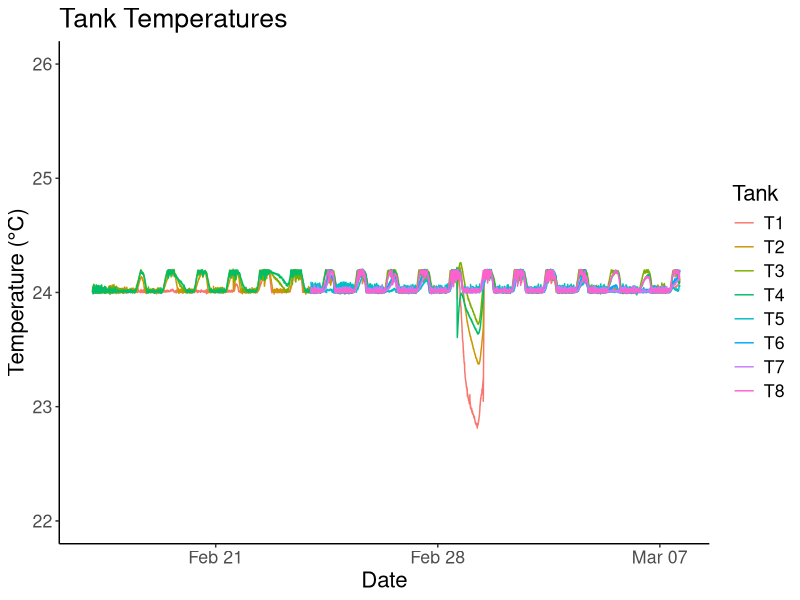
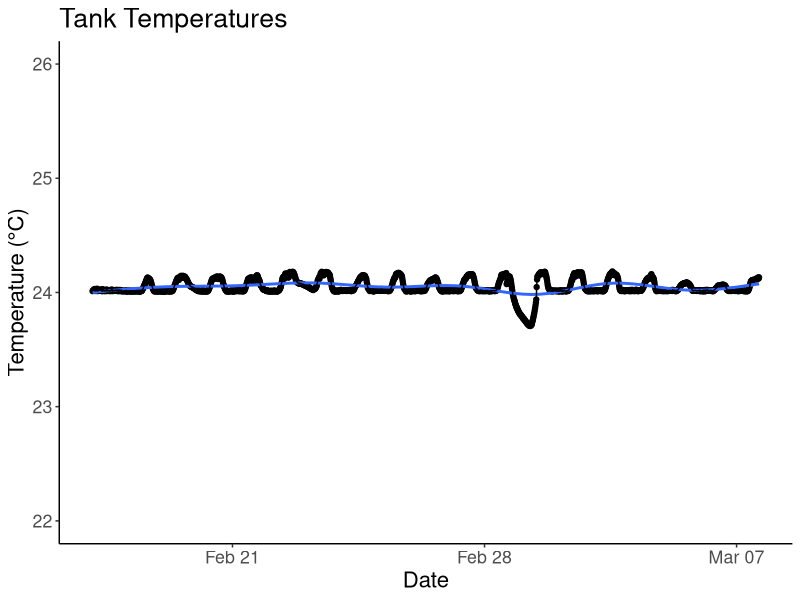
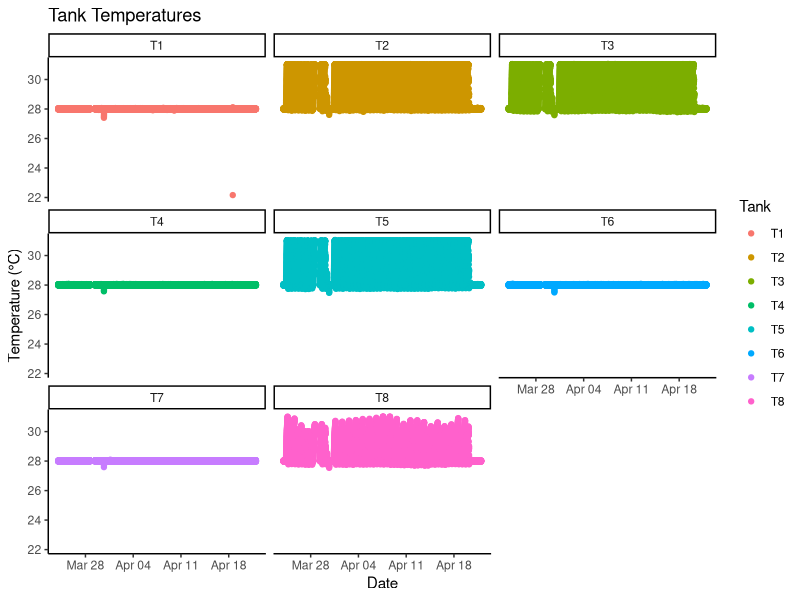
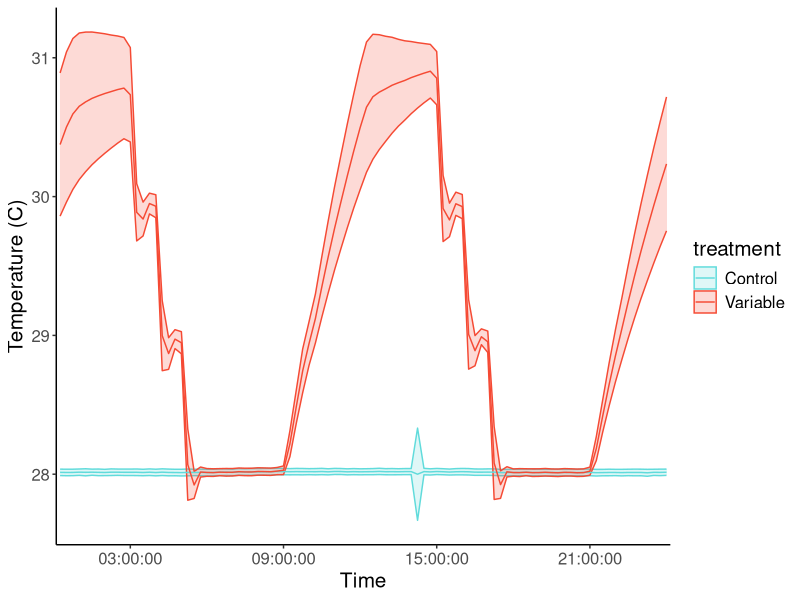
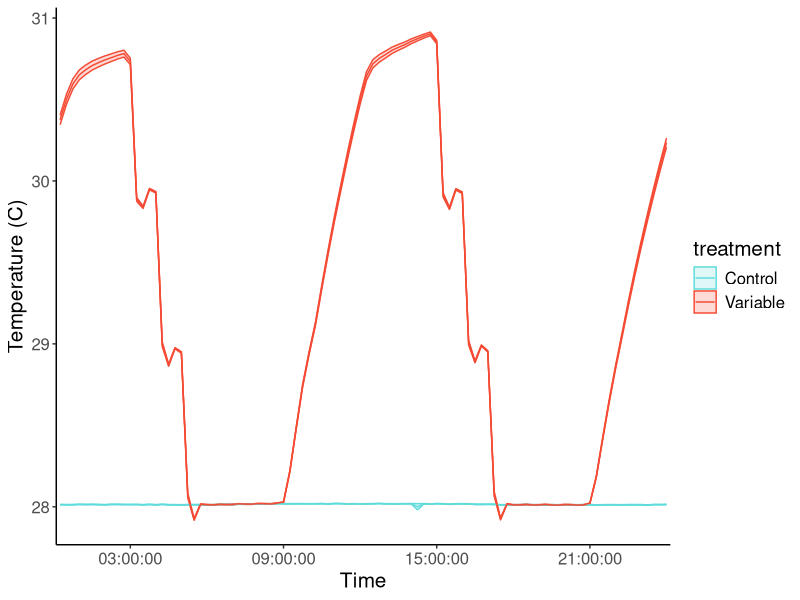
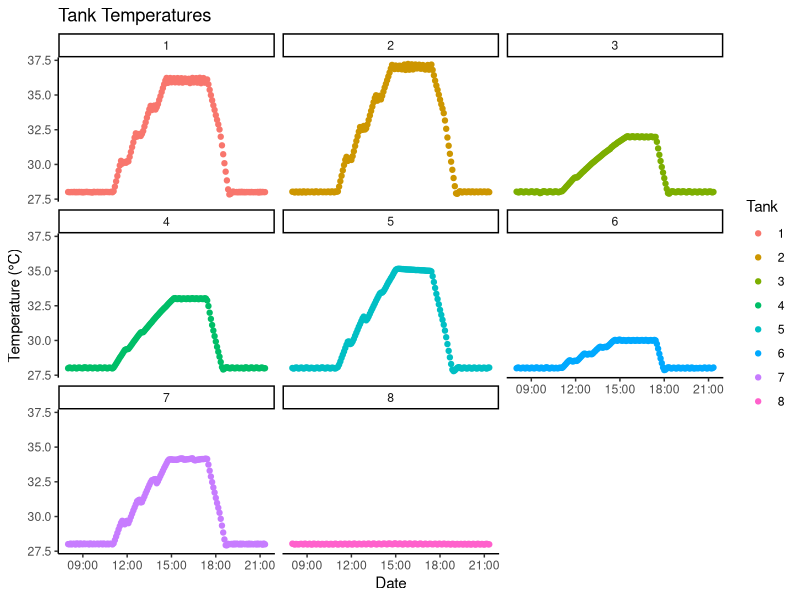
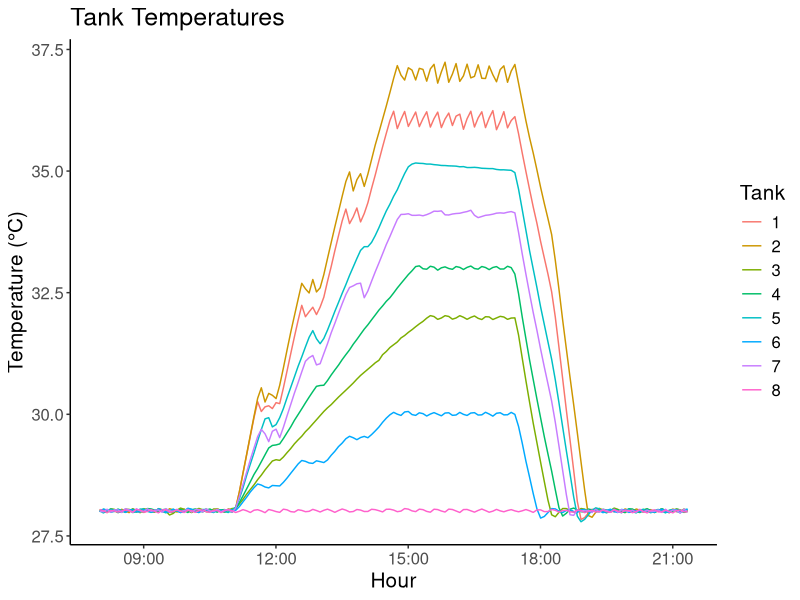
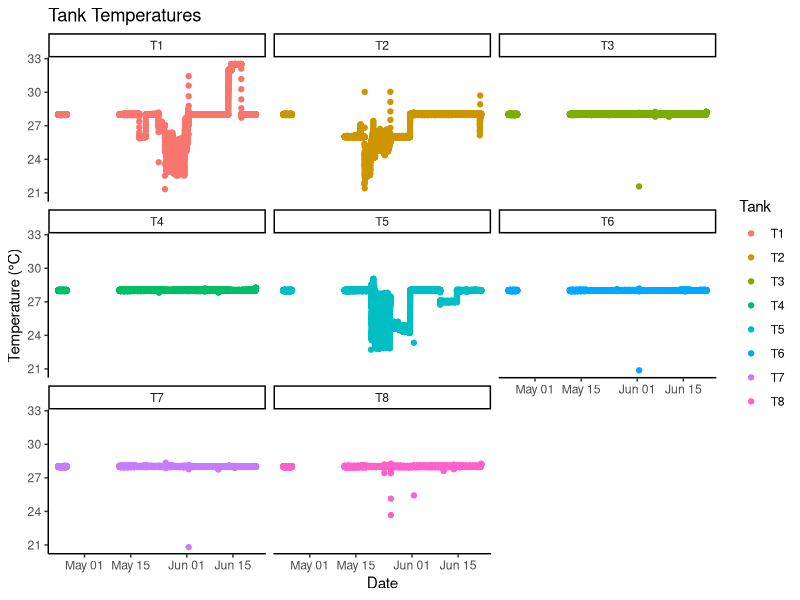

Write the R code that produced these figures, in order.
## ---- chunk 1
library(tidyverse)
library(plotrix) #for standard error function

feb4<- readxl::read_xlsx("Data from LabVIEW/20220204_TemperatureData edited.xlsx", col_types = c("date", "numeric", "numeric", 
        "numeric", "numeric", "numeric", 
        "numeric", "numeric", "numeric", 
        "numeric", "numeric", "numeric", 
        "numeric", "numeric", "numeric", 
        "numeric", "numeric"))
feb23 <- readxl::read_xlsx("Data from LabVIEW/20220223_TemperatureData edited.xlsx")
march7 <- readxl::read_xlsx("Data from LabVIEW/20220307_TemperatureData - Copy.xlsx")
march29 <- readxl::read_xlsx("Data from LabVIEW/20220329_TemperatureData.xlsx")
april15 <- readxl::read_xlsx("Data from LabVIEW/20220415_TemperatureData.xlsx")

april25 <- read_csv("Data from LabVIEW/20220425_TemperatureData.csv") #had to convert to csv because dates weren't reading in correctly

  april25$Time <- lubridate::mdy_hms(april25$Time)
  
CBASS <- readxl::read_xlsx("Data from LabVIEW/CBASS_labview.xlsx")

may11 <- readxl::read_xlsx("Data from LabVIEW/20220511_TemperatureData.xlsx")
may20 <- readxl::read_xlsx("Data from LabVIEW/20220520_TemperatureData.xlsx")
june10 <- readxl::read_xlsx("Data from LabVIEW/20220610_TemperatureData - Copy.xlsx")
june24 <- readxl::read_xlsx("Data from LabVIEW/20220624_TemperatureData (1).xlsx")
july6 <- readxl::read_xlsx("Data from LabVIEW/20220706_TemperatureData.xlsx", 
    col_types = c("date", "numeric", "numeric", 
        "numeric", "numeric", "numeric", 
        "numeric", "numeric", "numeric", 
        "numeric", "numeric", "numeric", 
        "numeric", "numeric", "numeric", 
        "numeric", "numeric"))
july8 <- readxl::read_xlsx("Data from LabVIEW/20220708_TemperatureData edited.xlsx")
july20 <- read_csv("Data from LabVIEW/20220720_TemperatureData.csv") #had to convert to csv because dates weren't reading in correctly
  july20$Time <- lubridate::mdy_hms(july20$Time)
## ---- chunk 2
acclimation <- bind_rows(feb4, feb23) 
temptreatment<- bind_rows(march7, march29, april15) #treatment started march 24 and ended april 20
  temptreatment %>% filter(Time >= as.Date("2022-03-24") & Time <= as.Date("2022-04-22")) -> temptreatment
CBASS #april 22
recovery <- bind_rows(april15, april25, may11, may20, june10) #recovery started april 23 and ended june 21
  recovery %>% filter(Time >= as.Date("2022-04-23") & Time <= as.Date("2022-06-22")) -> recovery
heatstressassay <- bind_rows(june10, june24, july6, july8, july20) #ramp up started june 21
## ---- chunk 3
#tanks 1-4 had Pclivosa in them since Feb 4, so they were maintained at 24 C. Tanks 5-8 didn't get Acer until Feb 24, so that's why their temps fluctuate before then.
#need to remove tank temps for tanks 5-8 for dates before feb 24 and before feb 17 for tanks 1-4
#ended up doing this manually in Excel

acclimation %>% 
  filter(Time >= as.Date("2022-02-17")) %>% 
  dplyr::select(Time:T8) %>% 
  pivot_longer(T1:T8, names_to="Tank", values_to ="Temp") %>% 
  ggplot(data = .,
       aes(x = Time, y = Temp, color = Tank)) +
  geom_line() + 
  theme_classic() +
  labs(title = "Tank Temperatures",
       y = "Temperature (°C)",
       x = "Date") +
  scale_y_continuous(limits = c(22, 26)) +
  theme(text = element_text(size = 16)) #all font sizes
## ---- chunk 4
#need to clean up this graph,summarize all the tanks together
acclimation$Time <- lubridate::round_date(acclimation$Time, unit = "15 min")

acclimation %>% 
  filter(Time >= as.Date("2022-02-17")) %>% 
  dplyr::select(Time:T8) %>% 
  pivot_longer(T1:T8, names_to="Tank", values_to ="Temp") %>% 
  drop_na(Temp) %>% 
  dplyr::group_by(Time) %>% 
  dplyr::summarise(avg_temp = mean(Temp), se = std.error(Temp)) %>% 
  ggplot(., aes(x=Time, y=avg_temp)) + 
  geom_point() +
  geom_smooth() +
  theme_classic() +
   geom_line() +
  labs(title = "Tank Temperatures",
       y = "Temperature (°C)",
       x = "Date") +
  scale_y_continuous(limits = c(22, 26)) +
  theme(text = element_text(size = 16)) #all font sizes
## ---- chunk 5
#all tanks separated
temptreatment %>% 
  dplyr::select(Time:T8) %>% 
  pivot_longer(T1:T8, names_to="Tank", values_to ="Temp") %>% 
  ggplot(data = .,
       aes(x = Time, y = Temp, color = Tank)) +
  geom_point() + 
  theme_classic() +
  facet_wrap(~Tank) +
  labs(title = "Tank Temperatures",
       y = "Temperature (°C)",
       x = "Date")
## ---- chunk 6
#summary figure of average tank temp during 24-hr period over the 28 days
temptreatment$Time <- lubridate::round_date(temptreatment$Time, unit = "15 min")

temptreatment %>% 
  filter(Time >= "2022-03-24 09:00:00") %>% 
  filter(Time <= "2022-04-20 09:00:00") %>% 
    #remove tissue sampling time points because during those times, you modified the tank temps to all hold at  28 C
  filter(!Time >= "2022-03-30 09:00:00" | !Time <= "2022-03-31 09:00:00") %>% 
  dplyr::select(Time:T8) %>% 
  pivot_longer(T1:T8, names_to="Tank", values_to ="Temp") %>% 
  tidyr::separate(Time, c("Date", "Time"), sep = "\\ ") %>% 
  mutate(treatment = case_when(Tank == "T1" ~ "control",
                               Tank == "T2" ~ "variable",
                               Tank == "T3" ~ "variable",
                               Tank == "T4" ~ "control",
                               Tank == "T5" ~ "variable", 
                               Tank == "T6" ~ "control",
                               Tank == "T7" ~ "control",
                               Tank == "T8" ~ "variable")) %>% 
  dplyr::group_by(Time, treatment) %>% 
  dplyr::summarise(avg_temp = mean(Temp), sd = sd(Temp)) %>% 
  ggplot(., aes(x=Time, y=avg_temp, color = treatment)) + 
  theme_classic() +
  geom_ribbon(aes(fill=treatment, group = treatment, ymin = avg_temp - sd, ymax = avg_temp + sd), alpha = 0.2) +
   geom_line(aes(group = treatment)) +
  scale_x_discrete(breaks = c("03:00:00", "09:00:00", "15:00:00", "21:00:00")) +
  labs(y="Temperature (C)") +
  scale_color_manual(labels=c("Control", "Variable"), values = c( "#60DBDB", "#F54A34"))+
  scale_fill_manual(labels=c("Control", "Variable"), values = c( "#60DBDB", "#F54A34")) +
  theme(text = element_text(size = 15)) 
## ---- chunk 7
#with standard error instead of standard deviation

temptreatment %>% 
  filter(Time >= "2022-03-24 09:00:00") %>% 
  filter(Time <= "2022-04-20 09:00:00") %>% 
    #remove tissue sampling time points because during those times, you modified the tank temps to all hold at  28 C
  filter(!Time >= "2022-03-30 09:00:00" | !Time <= "2022-03-31 09:00:00") %>% 
  dplyr::select(Time:T8) %>% 
  pivot_longer(T1:T8, names_to="Tank", values_to ="Temp") %>% 
  tidyr::separate(Time, c("Date", "Time"), sep = "\\ ") %>% 
  mutate(treatment = case_when(Tank == "T1" ~ "control",
                               Tank == "T2" ~ "variable",
                               Tank == "T3" ~ "variable",
                               Tank == "T4" ~ "control",
                               Tank == "T5" ~ "variable", 
                               Tank == "T6" ~ "control",
                               Tank == "T7" ~ "control",
                               Tank == "T8" ~ "variable")) %>% 
  dplyr::group_by(Time, treatment) %>% 
  dplyr::summarise(avg_temp = mean(Temp), se = std.error(Temp)) %>% 
  ggplot(., aes(x=Time, y=avg_temp, color = treatment)) + 
  theme_classic() +
  geom_ribbon(aes(fill=treatment, group = treatment, ymin = avg_temp - se, ymax = avg_temp + se), alpha = 0.2) +
   geom_line(aes(group = treatment)) +
  scale_x_discrete(breaks = c("03:00:00", "09:00:00", "15:00:00", "21:00:00")) +
  labs(y="Temperature (C)") +
  scale_color_manual(labels=c("Control", "Variable"), values = c( "#60DBDB", "#F54A34"))+
  scale_fill_manual(labels=c("Control", "Variable"), values = c( "#60DBDB", "#F54A34")) +
  theme(text = element_text(size = 15)) 
## ---- chunk 8
CBASS %>% 
  dplyr::select(Time:`8`) %>% 
  pivot_longer(`1`:`8`, names_to="Tank", values_to ="Temp") %>% 
  ggplot(data = .,
       aes(x = Time, y = Temp, color = Tank)) +
  geom_point() + 
  theme_classic() +
  facet_wrap(~Tank) +
  labs(title = "Tank Temperatures",
       y = "Temperature (°C)",
       x = "Date")
## ---- chunk 9
CBASS %>% 
  dplyr::select(Time:`8`) %>% 
  pivot_longer(`1`:`8`, names_to="Tank", values_to ="Temp") %>% 
  ggplot(data = .,
       aes(x = Time, y = Temp, color = Tank)) +
  geom_line() + 
  theme_classic() +
  labs(title = "Tank Temperatures",
       y = "Temperature (°C)",
       x = "Hour") +
  theme(text = element_text(size = 15)) 
## ---- chunk 10
recovery %>% 
  dplyr::select(Time:T8) %>% 
  pivot_longer(T1:T8, names_to="Tank", values_to ="Temp") %>% 
  ggplot(data = .,
       aes(x = Time, y = Temp, color = Tank)) +
  geom_point() + 
  theme_classic() +
  facet_wrap(~Tank) +
  labs(title = "Tank Temperatures",
       y = "Temperature (°C)",
       x = "Date")

#not all of these tanks were used for recovery, check metadata sheet to confirm which tanks we got rid of
## ---- chunk 11
recovery %>% 
  dplyr::select(Time, T3, T4, T6, T7, T8) %>% 
  pivot_longer(T3:T8, names_to="Tank", values_to ="Temp") %>% 
  ggplot(data = .,
       aes(x = Time, y = Temp, color = Tank)) +
  geom_line() + 
  theme_classic() +
  labs(title = "Tank Temperatures",
       y = "Temperature (°C)",
       x = "Date") +
  theme(text = element_text(size = 15)) 
## ---- chunk 12
#need to clean up this graph,summarize all the tanks together
recovery$Time <- lubridate::round_date(recovery$Time, unit = "15 min")

recovery %>% 
  dplyr::filter(Time <= as.Date("2022-06-21")) %>% 
  dplyr::select(Time, T3, T4, T6, T7, T8)  %>% 
  dplyr::select(Time:T8) %>% 
  pivot_longer(T3:T8, names_to="Tank", values_to ="Temp") %>% 
  drop_na(Temp) %>% 
  dplyr::group_by(Time) %>% 
  dplyr::summarise(avg_temp = mean(Temp), se = std.error(Temp)) %>% 
  ggplot(., aes(x=Time, y=avg_temp)) + 
  geom_point() +
  geom_smooth() +
  theme_classic() +
  labs(title = "Tank Temperatures",
       y = "Temperature (°C)",
       x = "Date") +
  scale_y_continuous(limits = c(27, 29)) +
  theme(text = element_text(size = 16)) #all font sizes
## ---- chunk 13
heatstressassay %>% 
  dplyr::select(Time:T8) %>% 
  pivot_longer(T1:T8, names_to="Tank", values_to ="Temp") %>% 
  ggplot(data = .,
       aes(x = Time, y = Temp, color = Tank)) +
  geom_point() + 
  theme_classic() +
  facet_wrap(~Tank) +
  labs(title = "Tank Temperatures",
       y = "Temperature (°C)",
       x = "Date")

#was it just tanks 3, 4, and 8 that we used as the heat stress assay tanks? What was happening in tank 1?
## ---- chunk 14
heatstressassay %>% 
  dplyr::select(Time, T3, T4, T7, T8) %>% 
  pivot_longer(T3:T8, names_to="Tank", values_to ="Temp") %>% 
  ggplot(data = .,
       aes(x = Time, y = Temp, color = Tank)) +
  geom_line() + 
  theme_classic() +
  labs(title = "Tank Temperatures",
       y = "Temperature (°C)",
       x = "Date") +
  theme(text = element_text(size = 15)) 

#this is messy because each tank was "stopped" at different times, depending on when all the corals died or not. there was a dip in temps for all of them where they went back down to 28 because of human error in setting the program

#need to manually edit the Excel sheet to remove the time points once the heat-stress was completed for each tank
## ---- chunk 15
heatstressassay$Time <- lubridate::round_date(heatstressassay$Time, unit = "15 min")

heatstressassay %>% 
  dplyr::select(Time, T3, T4, T8) %>% 
  dplyr::select(Time:T8) %>% 
  pivot_longer(T3:T8, names_to="Tank", values_to ="Temp") %>% 
  drop_na(Temp) %>% 
  dplyr::group_by(Time) %>% 
  dplyr::summarise(avg_temp = mean(Temp), se = std.error(Temp)) %>% 
  ggplot(., aes(x=Time, y=avg_temp)) + 
  geom_point() +
  geom_smooth() +
  theme_classic() +
  labs(title = "Tank Temperatures",
       y = "Temperature (°C)",
       x = "Date") +
  #scale_y_continuous(limits = c(27, 29)) +
  theme(text = element_text(size = 16)) #all font sizes
